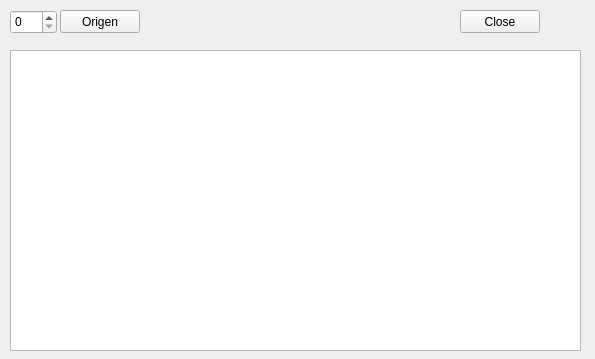
<?xml version="1.0" encoding="UTF-8"?>
<ui version="4.0">
 <class>PrimGraph</class>
 <widget class="QWidget" name="PrimGraph">
  <property name="geometry">
   <rect>
    <x>0</x>
    <y>0</y>
    <width>595</width>
    <height>359</height>
   </rect>
  </property>
  <property name="windowTitle">
   <string>Form</string>
  </property>
  <widget class="QTableWidget" name="tableWidget">
   <property name="geometry">
    <rect>
     <x>10</x>
     <y>50</y>
     <width>571</width>
     <height>301</height>
    </rect>
   </property>
  </widget>
  <widget class="QSpinBox" name="init">
   <property name="geometry">
    <rect>
     <x>10</x>
     <y>10</y>
     <width>47</width>
     <height>24</height>
    </rect>
   </property>
  </widget>
  <widget class="QPushButton" name="origen">
   <property name="geometry">
    <rect>
     <x>60</x>
     <y>10</y>
     <width>80</width>
     <height>23</height>
    </rect>
   </property>
   <property name="text">
    <string>Origen</string>
   </property>
  </widget>
  <widget class="QPushButton" name="pushButton">
   <property name="geometry">
    <rect>
     <x>460</x>
     <y>10</y>
     <width>80</width>
     <height>23</height>
    </rect>
   </property>
   <property name="text">
    <string>Close</string>
   </property>
  </widget>
 </widget>
 <resources/>
 <connections/>
</ui>
